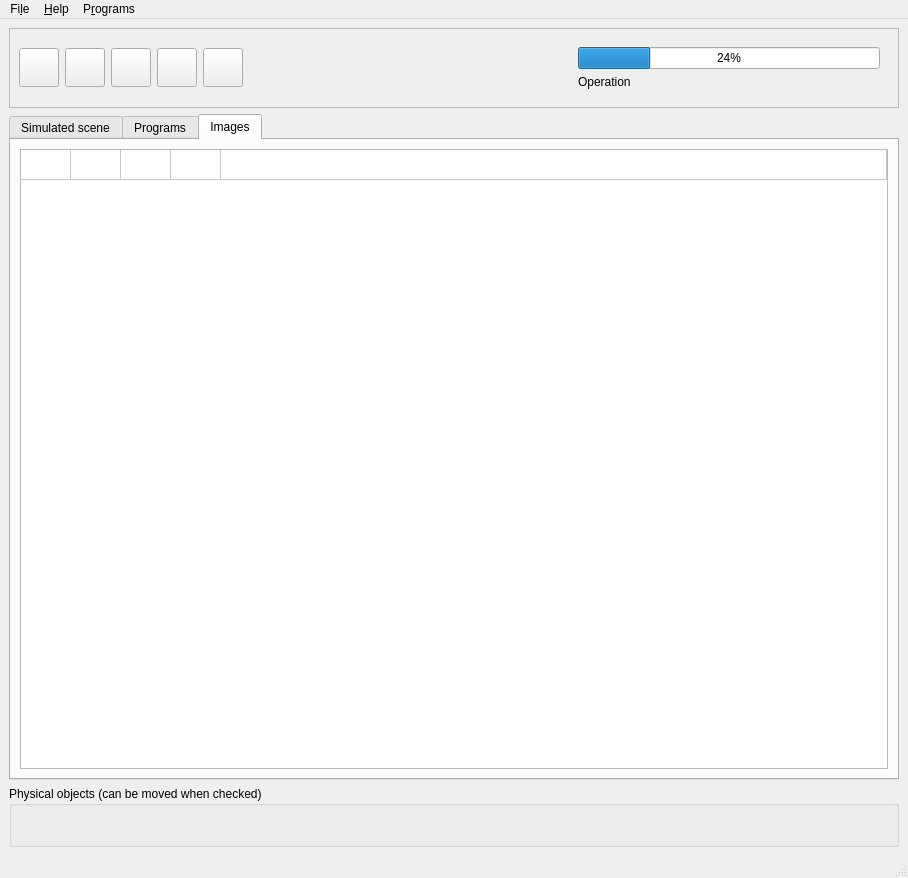
<?xml version="1.0" encoding="UTF-8"?>
<ui version="4.0">
 <class>MainWindow</class>
 <widget class="QMainWindow" name="MainWindow">
  <property name="geometry">
   <rect>
    <x>0</x>
    <y>0</y>
    <width>908</width>
    <height>878</height>
   </rect>
  </property>
  <property name="sizePolicy">
   <sizepolicy hsizetype="Expanding" vsizetype="Expanding">
    <horstretch>0</horstretch>
    <verstretch>0</verstretch>
   </sizepolicy>
  </property>
  <property name="windowTitle">
   <string>MainWindow</string>
  </property>
  <widget class="QWidget" name="centralwidget">
   <layout class="QVBoxLayout" name="verticalLayout">
    <item>
     <widget class="QFrame" name="frame">
      <property name="sizePolicy">
       <sizepolicy hsizetype="Expanding" vsizetype="Fixed">
        <horstretch>0</horstretch>
        <verstretch>0</verstretch>
       </sizepolicy>
      </property>
      <property name="frameShape">
       <enum>QFrame::StyledPanel</enum>
      </property>
      <property name="frameShadow">
       <enum>QFrame::Raised</enum>
      </property>
      <layout class="QHBoxLayout" name="horizontalLayout">
       <item>
        <widget class="QToolButton" name="backButton">
         <property name="minimumSize">
          <size>
           <width>32</width>
           <height>32</height>
          </size>
         </property>
         <property name="toolTip">
          <string>Rerun from beginning [Home]</string>
         </property>
         <property name="statusTip">
          <string>Rerun from beginning [Home]</string>
         </property>
         <property name="text">
          <string/>
         </property>
         <property name="icon">
          <iconset theme="media-skip-backward-symbolic">
           <normaloff>.</normaloff>.</iconset>
         </property>
         <property name="iconSize">
          <size>
           <width>32</width>
           <height>32</height>
          </size>
         </property>
         <property name="shortcut">
          <string>Home</string>
         </property>
        </widget>
       </item>
       <item>
        <widget class="QToolButton" name="minusButton">
         <property name="toolTip">
          <string>One image back</string>
         </property>
         <property name="statusTip">
          <string>One image back (-)</string>
         </property>
         <property name="text">
          <string/>
         </property>
         <property name="icon">
          <iconset theme="media-seek-backward-symbolic">
           <normaloff>.</normaloff>.</iconset>
         </property>
         <property name="iconSize">
          <size>
           <width>32</width>
           <height>32</height>
          </size>
         </property>
         <property name="shortcut">
          <string>-</string>
         </property>
        </widget>
       </item>
       <item>
        <widget class="QToolButton" name="playButton">
         <property name="minimumSize">
          <size>
           <width>32</width>
           <height>32</height>
          </size>
         </property>
         <property name="toolTip">
          <string>Start/Stop [Space bar]</string>
         </property>
         <property name="statusTip">
          <string>Start/Stop [Space bar]</string>
         </property>
         <property name="text">
          <string/>
         </property>
         <property name="icon">
          <iconset theme="media-playback-start-symbolic">
           <normaloff>.</normaloff>.</iconset>
         </property>
         <property name="iconSize">
          <size>
           <width>32</width>
           <height>32</height>
          </size>
         </property>
         <property name="shortcut">
          <string>Space</string>
         </property>
        </widget>
       </item>
       <item>
        <widget class="QToolButton" name="plusButton">
         <property name="toolTip">
          <string>One image forward (+)</string>
         </property>
         <property name="statusTip">
          <string>One image forward</string>
         </property>
         <property name="text">
          <string/>
         </property>
         <property name="icon">
          <iconset theme="media-seek-forward-symbolic">
           <normaloff>.</normaloff>.</iconset>
         </property>
         <property name="iconSize">
          <size>
           <width>32</width>
           <height>32</height>
          </size>
         </property>
         <property name="shortcut">
          <string>+</string>
         </property>
        </widget>
       </item>
       <item>
        <widget class="QToolButton" name="simulButton">
         <property name="minimumSize">
          <size>
           <width>32</width>
           <height>32</height>
          </size>
         </property>
         <property name="toolTip">
          <string>Launch simulation with the programs [F9]</string>
         </property>
         <property name="statusTip">
          <string>Launch simulation with the programs [F9]</string>
         </property>
         <property name="text">
          <string/>
         </property>
         <property name="icon">
          <iconset theme="system-run-symbolic">
           <normaloff>.</normaloff>.</iconset>
         </property>
         <property name="iconSize">
          <size>
           <width>32</width>
           <height>32</height>
          </size>
         </property>
         <property name="shortcut">
          <string>F9</string>
         </property>
        </widget>
       </item>
       <item>
        <spacer name="horizontalSpacer">
         <property name="orientation">
          <enum>Qt::Horizontal</enum>
         </property>
         <property name="sizeHint" stdset="0">
          <size>
           <width>40</width>
           <height>20</height>
          </size>
         </property>
        </spacer>
       </item>
       <item>
        <widget class="QWidget" name="avanceWidget" native="true">
         <layout class="QVBoxLayout" name="verticalLayout_3">
          <item>
           <widget class="QProgressBar" name="progressBar">
            <property name="value">
             <number>24</number>
            </property>
           </widget>
          </item>
          <item>
           <widget class="QLabel" name="label">
            <property name="text">
             <string>Operation</string>
            </property>
           </widget>
          </item>
         </layout>
        </widget>
       </item>
      </layout>
     </widget>
    </item>
    <item>
     <widget class="QTabWidget" name="tabWidget">
      <property name="currentIndex">
       <number>2</number>
      </property>
      <widget class="QWidget" name="sceneTab">
       <attribute name="title">
        <string>Simulated scene</string>
       </attribute>
       <layout class="QHBoxLayout" name="horizontalLayout_2">
        <item>
         <widget class="SVGWidget" name="svgWidget" native="true">
          <property name="sizePolicy">
           <sizepolicy hsizetype="Expanding" vsizetype="Expanding">
            <horstretch>0</horstretch>
            <verstretch>0</verstretch>
           </sizepolicy>
          </property>
          <property name="minimumSize">
           <size>
            <width>0</width>
            <height>0</height>
           </size>
          </property>
         </widget>
        </item>
       </layout>
      </widget>
      <widget class="QWidget" name="progTab">
       <attribute name="title">
        <string>Programs</string>
       </attribute>
       <layout class="QVBoxLayout" name="verticalLayout_2">
        <item>
         <widget class="CodeEdit" name="progEdit"/>
        </item>
        <item>
         <widget class="QFrame" name="frame_2">
          <property name="frameShape">
           <enum>QFrame::StyledPanel</enum>
          </property>
          <property name="frameShadow">
           <enum>QFrame::Raised</enum>
          </property>
          <layout class="QHBoxLayout" name="horizontalLayout_3">
           <item>
            <widget class="QPushButton" name="saveAsButton">
             <property name="text">
              <string>Save &amp;As</string>
             </property>
            </widget>
           </item>
           <item>
            <widget class="QPushButton" name="compileButton">
             <property name="text">
              <string>Check Synta&amp;x</string>
             </property>
            </widget>
           </item>
           <item>
            <spacer name="horizontalSpacer_2">
             <property name="orientation">
              <enum>Qt::Horizontal</enum>
             </property>
             <property name="sizeHint" stdset="0">
              <size>
               <width>40</width>
               <height>20</height>
              </size>
             </property>
            </spacer>
           </item>
          </layout>
         </widget>
        </item>
       </layout>
      </widget>
      <widget class="QWidget" name="tab">
       <attribute name="title">
        <string>Images</string>
       </attribute>
       <layout class="QVBoxLayout" name="verticalLayout_4">
        <item>
         <widget class="QTableWidget" name="tableWidget">
          <property name="rowCount">
           <number>1</number>
          </property>
          <property name="columnCount">
           <number>5</number>
          </property>
          <attribute name="horizontalHeaderVisible">
           <bool>false</bool>
          </attribute>
          <attribute name="horizontalHeaderDefaultSectionSize">
           <number>50</number>
          </attribute>
          <attribute name="horizontalHeaderShowSortIndicator" stdset="0">
           <bool>false</bool>
          </attribute>
          <attribute name="horizontalHeaderStretchLastSection">
           <bool>true</bool>
          </attribute>
          <attribute name="verticalHeaderVisible">
           <bool>false</bool>
          </attribute>
          <row/>
          <column/>
          <column/>
          <column/>
          <column/>
          <column/>
         </widget>
        </item>
       </layout>
      </widget>
     </widget>
    </item>
    <item>
     <widget class="QGroupBox" name="poBox">
      <property name="sizePolicy">
       <sizepolicy hsizetype="Expanding" vsizetype="Fixed">
        <horstretch>0</horstretch>
        <verstretch>0</verstretch>
       </sizepolicy>
      </property>
      <property name="minimumSize">
       <size>
        <width>0</width>
        <height>60</height>
       </size>
      </property>
      <property name="baseSize">
       <size>
        <width>0</width>
        <height>12</height>
       </size>
      </property>
      <property name="title">
       <string>Physical objects (can be moved when checked)</string>
      </property>
      <layout class="QHBoxLayout" name="horizontalLayout_4">
       <item>
        <spacer name="horizontalSpacer_3">
         <property name="orientation">
          <enum>Qt::Horizontal</enum>
         </property>
         <property name="sizeHint" stdset="0">
          <size>
           <width>40</width>
           <height>20</height>
          </size>
         </property>
        </spacer>
       </item>
      </layout>
     </widget>
    </item>
   </layout>
  </widget>
  <widget class="QMenuBar" name="menubar">
   <property name="geometry">
    <rect>
     <x>0</x>
     <y>0</y>
     <width>908</width>
     <height>20</height>
    </rect>
   </property>
   <widget class="QMenu" name="menuFile">
    <property name="title">
     <string>Fi&amp;le</string>
    </property>
    <addaction name="actionOpen_Scene"/>
    <addaction name="actionNew_Scene"/>
    <addaction name="actionImport_SVG"/>
    <addaction name="actionInitial_velocities"/>
    <addaction name="actionScale"/>
    <addaction name="actionG"/>
    <addaction name="separator"/>
    <addaction name="action_Quit_Ctrl_Q"/>
   </widget>
   <widget class="QMenu" name="menuHelp">
    <property name="title">
     <string>&amp;Help</string>
    </property>
    <addaction name="actionHelp_F1"/>
    <addaction name="actionAbout"/>
   </widget>
   <widget class="QMenu" name="menuPrograms">
    <property name="title">
     <string>P&amp;rograms</string>
    </property>
    <addaction name="actionSave_standalone"/>
    <addaction name="actionOpen"/>
    <addaction name="actionCheck_Synta_x"/>
   </widget>
   <addaction name="menuFile"/>
   <addaction name="menuHelp"/>
   <addaction name="menuPrograms"/>
  </widget>
  <widget class="QStatusBar" name="statusbar"/>
  <action name="actionOpen_Scene">
   <property name="text">
    <string>&amp;Open Scene ...</string>
   </property>
  </action>
  <action name="actionNew_Scene">
   <property name="text">
    <string>&amp;New Scene</string>
   </property>
  </action>
  <action name="actionImport_SVG">
   <property name="text">
    <string>Import S&amp;VG ...</string>
   </property>
  </action>
  <action name="actionInitial_velocities">
   <property name="text">
    <string>&amp;Initial velocities</string>
   </property>
  </action>
  <action name="actionScale">
   <property name="text">
    <string>S&amp;cale</string>
   </property>
  </action>
  <action name="actionG">
   <property name="text">
    <string>&amp;G ...</string>
   </property>
  </action>
  <action name="actionAbout">
   <property name="text">
    <string>&amp;About ...</string>
   </property>
  </action>
  <action name="actionHelp_F1">
   <property name="text">
    <string>&amp;Help (F1)</string>
   </property>
  </action>
  <action name="action_Quit_Ctrl_Q">
   <property name="text">
    <string>&amp;Quit (Ctrl-Q)</string>
   </property>
  </action>
  <action name="actionSave_standalone">
   <property name="text">
    <string>&amp;Save standalone</string>
   </property>
  </action>
  <action name="actionOpen">
   <property name="text">
    <string>&amp;Open</string>
   </property>
  </action>
  <action name="actionCheck_Synta_x">
   <property name="text">
    <string>Check Synta&amp;x</string>
   </property>
  </action>
 </widget>
 <customwidgets>
  <customwidget>
   <class>SVGWidget</class>
   <extends>QWidget</extends>
   <header>.svgwidget</header>
   <container>1</container>
  </customwidget>
  <customwidget>
   <class>CodeEdit</class>
   <extends>QTextEdit</extends>
   <header>.codeEdit</header>
  </customwidget>
 </customwidgets>
 <resources/>
 <connections/>
</ui>
